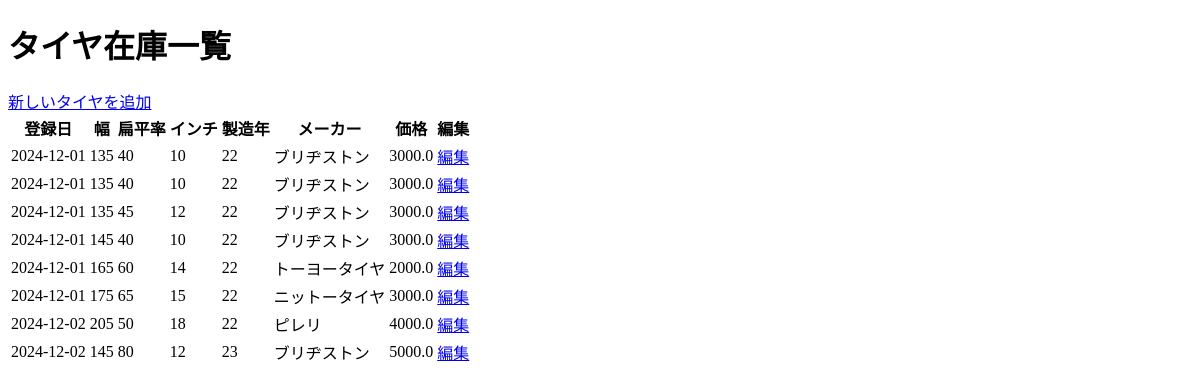
The app's page /inventory_list, older data.
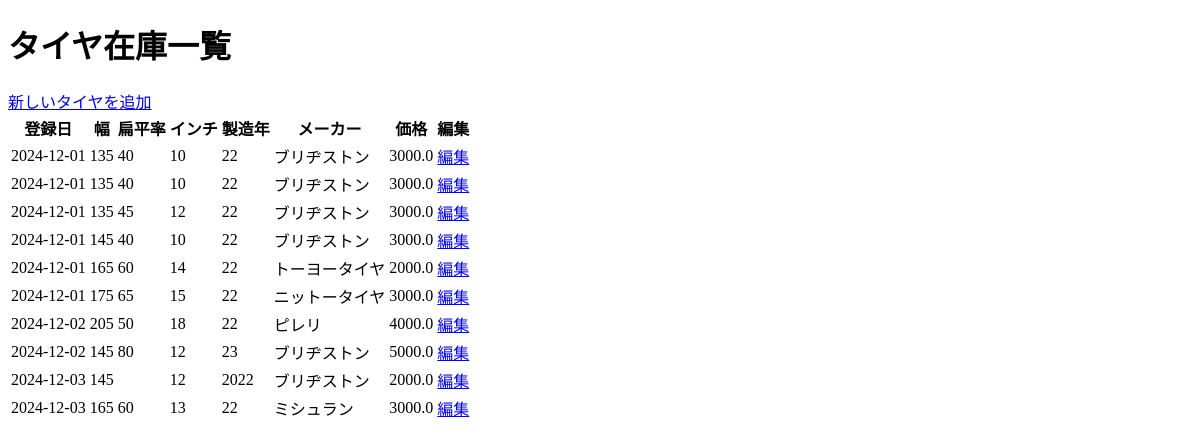
The same page, newer data.
### models.py (models this page shows)
class InputPage(db.Model):
    __tablename__ = 'input_page'  # テーブル名を明示的に指定
    id = db.Column(db.Integer, primary_key=True)
    registration_date = db.Column(db.Date, nullable=False)
    width = db.Column(db.Integer, db.ForeignKey('width.id'), nullable=False)
    aspect_ratio = db.Column(db.Integer, db.ForeignKey('aspect_ratio.id'), nullable=False)
    inch = db.Column(db.Integer, db.ForeignKey('inch.id'), nullable=False)
    other_details = db.Column(db.String)
    manufacturing_year = db.Column(db.Integer)
    manufacturer = db.Column(db.Integer, db.ForeignKey('manufacturer.id'), nullable=False)
    tread_depth = db.Column(db.Integer)
    uneven_wear = db.Column(db.Integer)
    ply_rating = db.Column(db.Integer, db.ForeignKey('ply_rating.id'), nullable=False)
    price = db.Column(db.Float, nullable=False)
    width_ref = db.relationship('Width', backref='input_pages', lazy=True)
    aspect_ratio_ref = db.relationship('AspectRatio', backref='input_pages', lazy=True)
    inch_ref = db.relationship('Inch', backref='input_pages', lazy=True)
    manufacturer_ref = db.relationship('Manufacturer', backref='input_pages', lazy=True)

class Width(db.Model):
    id = db.Column(db.Integer, primary_key=True)
    value = db.Column(db.Integer, nullable=False)

class AspectRatio(db.Model):
    id = db.Column(db.Integer, primary_key=True)
    value = db.Column(db.Integer, nullable=False)

class Inch(db.Model):
    id = db.Column(db.Integer, primary_key=True)
    value = db.Column(db.Integer, nullable=False)

class Manufacturer(db.Model):
    id = db.Column(db.Integer, primary_key=True)
    name = db.Column(db.String, nullable=False)

### app.py (the view)
@app.route('/inventory_list')
def inventory_list():
    tires = InputPage.query.all()  # すべてのタイヤ情報を取得
    return render_template('inventory_list.html', tires=tires)

### templates/inventory_list.html (shortened to what this page needs)
<!DOCTYPE html>
<html lang="ja">
<head>
</head>
<body>
    <h1>タイヤ在庫一覧</h1>
    <a href="{{ url_for('input_page') }}">新しいタイヤを追加</a>
    <table>
        <thead>
            <tr>
                <th>登録日</th>
                <th>幅</th>
                <th>扁平率</th>
                <th>インチ</th>
                <th>製造年</th>
                <th>メーカー</th>
                <th>価格</th>
                <th>編集</th>
            </tr>
        </thead>
        <tbody>
            {% for tire in tires %}
            <tr>
                <td>{{ tire.registration_date }}</td>
                <td>{{ tire.width_ref.value }}</td>
                <td>{{ tire.aspect_ratio_ref.value }}</td>
                <td>{{ tire.inch_ref.value }}</td>
                <td>{{ tire.manufacturing_year }}</td>
                <td>{{ tire.manufacturer_ref.name }}</td>
                <td>{{ tire.price }}</td>
                <td><a href="{{ url_for('edit_page', id=tire.id) }}">編集</a></td>
            </tr>
            {% endfor %}
        </tbody>
    </table>
</body>
</html>

Row changes from the older to the newer data that the page shows:
added InputPage: registration_date "2024-12-03", width_ref.value "145", inch_ref.value "12", manufacturing_year "2022", manufacturer_ref.name "ブリヂストン", price "2000.0"
added InputPage: registration_date "2024-12-03", width_ref.value "165", aspect_ratio_ref.value "60", inch_ref.value "13", manufacturing_year "22", manufacturer_ref.name "ミシュラン", price "3000.0"
